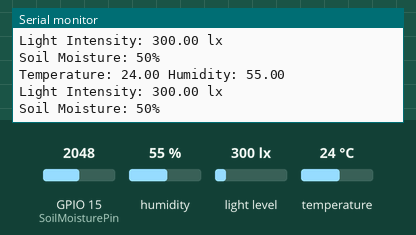
Recording of a sketch running on a simulated ESP32. Parts: the last lines printed to the serial monitor. The test bench sets the inputs (shaded band); at power-on: humidity 55 %, light level 300 lx, GPIO 15 (SoilMoisturePin) = 2048, temperature 24 °C.

Above: at 1.8 s.
1.9 s: humidity set to 22 %
At 2.8 s:
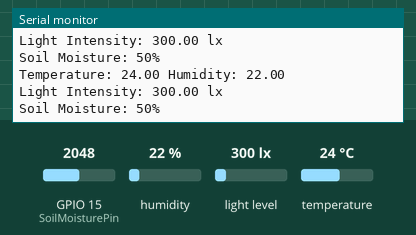
3.4 s: light level set to 40 lx
At 4.7 s:
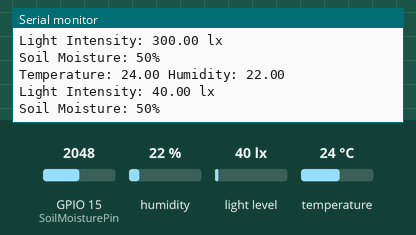
4.9 s: GPIO 15 (SoilMoisturePin) set to 2866
At 5.6 s:
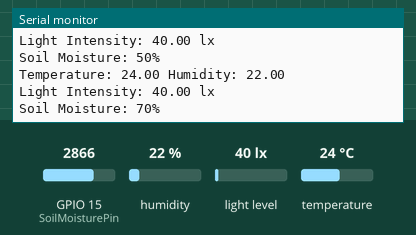
6.4 s: temperature set to 12 °C
7.9 s: light level set to 500 lx
At 8.6 s:
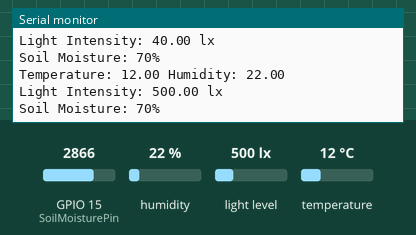
9.4 s: GPIO 15 (SoilMoisturePin) set to 3972
At 10.4 s:
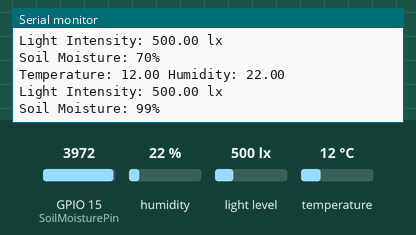
Timing chart, 0 to 11.9 s (numbered marks = the images above; inputs shaded):
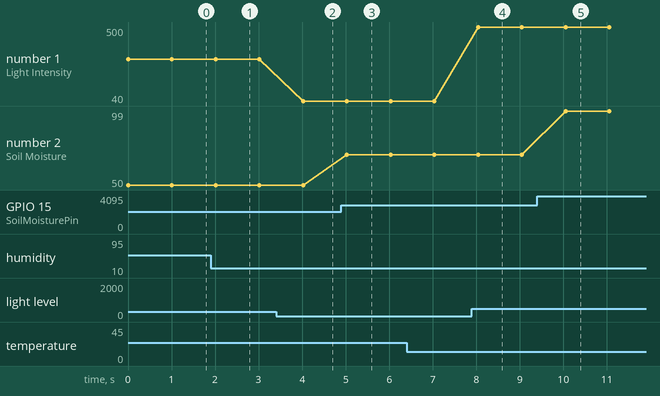

The sketch:

Soil_Moisture_Water_Level_Light_Intensity.ino
```cpp
#define SoilMoisturePin 15
#include <WiFi.h>
#include <DHT.h>
#include <BH1750.h>

BH1750 lightMeter;
DHT dht(26, DHT22);

void setup() {
  Serial.begin(115200);
  dht.begin();
  Wire.begin();
  lightMeter.begin();
}

void loop() {
  float h = dht.readHumidity();
  float t = dht.readTemperature();
  float l = lightMeter.readLightLevel();
  int moisture = getSoilMoisture();

  if (!isnan(h) && !isnan(t) && moisture != -1) {
    Serial.print("Temperature: ");
    Serial.print(t);
    Serial.print(" Humidity: ");
    Serial.println(h);
    Serial.print("Light Intensity: ");
    Serial.print(l);
    Serial.println(" lx");
    Serial.print("Soil Moisture: ");
    Serial.print(moisture);
    Serial.println("%");
  } else {
    Serial.println("Failed to read from sensors!");
  }

  delay(1000);
}

int getSoilMoisture() {
  int moisture = analogRead(SoilMoisturePin);
  if (moisture == -1) {
    Serial.println("Failed to read soil moisture!");
    return -1;
  }
  moisture = map(moisture, 95, 4000, 0, 100); // Adjust the mapping according to your sensor
  return moisture;
}
```

Measured:
- after the input at 1.9 s, the serial monitor: prints a new line after 0.12 s (image 1)
- after the input at 3.4 s, the serial monitor: prints a new line after 0.63 s (image 2)
- after the input at 4.9 s, the serial monitor: prints a new line after 0.13 s (image 3)
- after the input at 7.9 s, the serial monitor: prints a new line after 0.15 s (image 4)
- after the input at 9.4 s, the serial monitor: prints a new line after 0.66 s (image 5)
- plotted number 1: 300 → 40 after the input at 3.4 s, 40 → 500 after the input at 7.9 s
- plotted number 2: 50 → 70 after the input at 4.9 s, 70 → 99 after the input at 9.4 s
